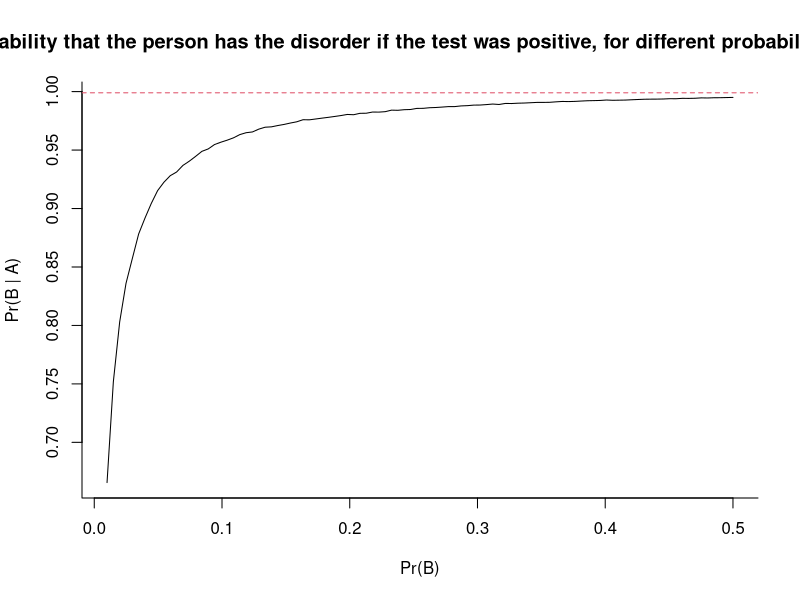

Reproduce this figure in R.
# Title     : Simulation of HW 1 - Problem 4
# Objective : See how changing Pr(B) impacts Pr(B|A)
# Created by: Cesar Gama
# Created on: 1/24/2021

# Let A = "positive test"
# Let B = "Genetic Disorder"

# Generate n hypotetical subjects, generating indicators Bi in {0, 1}, i=1,2,3,..,n
# For subject i having the genetic disorder
f <- function(p=0.02) {
  n <- 1000000
  B <- sample(c(0, 1), n,prob=c(1-p, p), replace=TRUE)

  # Now we simulate test results for the n subjects
  sens <- 0.999
  spec <- 1 - 0.005
  u <- runif(n)
  A <- ifelse(B==1, u<sens, u<1-spec)

  # Then the empirical frequency of disease given positive is
  nBA <- sum(A & B)
  nA <- sum(A)
  pBgivenA <- nBA / nA
  return(pBgivenA)
}

# Finally, create a grid and plot it
pgrid <- seq(from=0.01,to=0.5,length=100)
y <- rep(0,100)
for(i in 1:100)
  y[i] <- f(pgrid[i])
plot(pgrid,y,type="l",bty="l",xlab="Pr(B)",ylab="Pr(B | A)", main='Probability that the person has the disorder if the test was positive, for different probabilities of B')
sens <- 0.999
abline(h=sens,lty=2,col=2)
